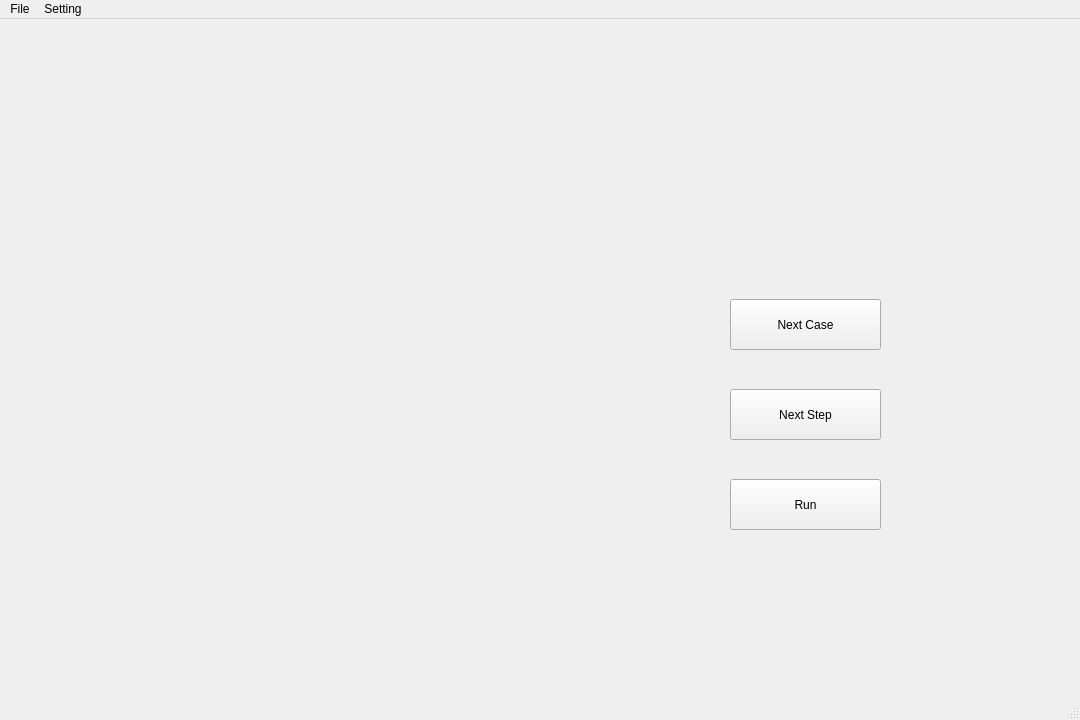
<?xml version="1.0" encoding="UTF-8"?>
<ui version="4.0">
 <class>MainWindow</class>
 <widget class="QMainWindow" name="MainWindow">
  <property name="geometry">
   <rect>
    <x>0</x>
    <y>0</y>
    <width>1080</width>
    <height>720</height>
   </rect>
  </property>
  <property name="windowTitle">
   <string>MainWindow</string>
  </property>
  <widget class="QWidget" name="centralwidget">
   <widget class="diagramWidget" name="diagram_widget" native="true">
    <property name="geometry">
     <rect>
      <x>80</x>
      <y>20</y>
      <width>621</width>
      <height>651</height>
     </rect>
    </property>
   </widget>
   <widget class="QPushButton" name="next_case_Button">
    <property name="geometry">
     <rect>
      <x>730</x>
      <y>280</y>
      <width>151</width>
      <height>51</height>
     </rect>
    </property>
    <property name="text">
     <string>Next Case</string>
    </property>
   </widget>
   <widget class="QPushButton" name="next_step_Button">
    <property name="geometry">
     <rect>
      <x>730</x>
      <y>370</y>
      <width>151</width>
      <height>51</height>
     </rect>
    </property>
    <property name="text">
     <string>Next Step</string>
    </property>
   </widget>
   <widget class="QLabel" name="messageLabel">
    <property name="geometry">
     <rect>
      <x>730</x>
      <y>60</y>
      <width>301</width>
      <height>181</height>
     </rect>
    </property>
    <property name="text">
     <string/>
    </property>
   </widget>
   <widget class="QPushButton" name="run_Button">
    <property name="geometry">
     <rect>
      <x>730</x>
      <y>460</y>
      <width>151</width>
      <height>51</height>
     </rect>
    </property>
    <property name="text">
     <string>Run</string>
    </property>
   </widget>
  </widget>
  <widget class="QMenuBar" name="menubar">
   <property name="geometry">
    <rect>
     <x>0</x>
     <y>0</y>
     <width>1080</width>
     <height>26</height>
    </rect>
   </property>
   <widget class="QMenu" name="menuFile">
    <property name="title">
     <string>File</string>
    </property>
    <widget class="QMenu" name="menuOpen">
     <property name="title">
      <string>Open</string>
     </property>
     <addaction name="actionOpenPoint"/>
     <addaction name="actionOpenDiagram"/>
    </widget>
    <addaction name="menuOpen"/>
    <addaction name="actionSave_Diagram"/>
   </widget>
   <widget class="QMenu" name="menuSetting">
    <property name="title">
     <string>Setting</string>
    </property>
    <addaction name="actionReset"/>
   </widget>
   <addaction name="menuFile"/>
   <addaction name="menuSetting"/>
  </widget>
  <widget class="QStatusBar" name="statusbar"/>
  <action name="actionReset">
   <property name="text">
    <string>Reset</string>
   </property>
  </action>
  <action name="actionOpenPoint">
   <property name="text">
    <string>Point</string>
   </property>
  </action>
  <action name="actionOpenDiagram">
   <property name="text">
    <string>Diagram</string>
   </property>
  </action>
  <action name="actionSave_Diagram">
   <property name="text">
    <string>Save_Diagram</string>
   </property>
  </action>
 </widget>
 <customwidgets>
  <customwidget>
   <class>diagramWidget</class>
   <extends>QWidget</extends>
   <header location="global">diagramwidget.h</header>
   <container>1</container>
  </customwidget>
 </customwidgets>
 <resources/>
 <connections/>
</ui>
